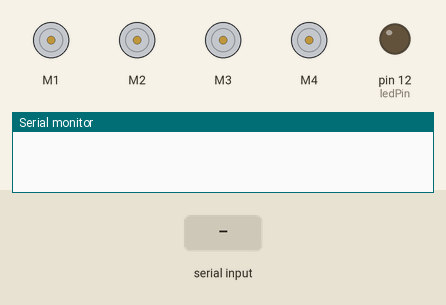
Simulated run of this sketch. Board: Arduino Mega 2560, built with avr-gcc and run on an emulated ATmega2560. Shown: 4 × DC motor (green arrow = forward, orange = backward, longer = faster), output pins drawn as LEDs (lit = HIGH), the last lines printed to the serial monitor. Inputs (shaded band) come from the test bench.

Above: at 1.2 s.
1.3 s: "90,45,200\n" received over the second serial link
At 1.9 s:
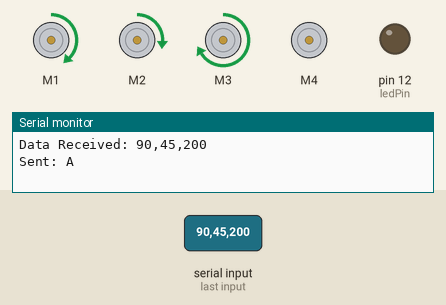
2.9 s: "90,45\n" received over the second serial link
At 4.2 s:
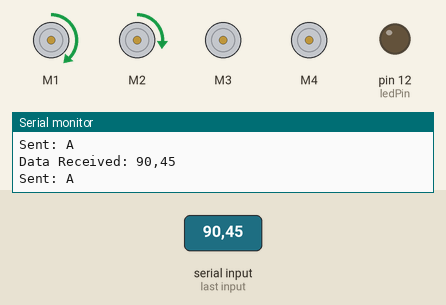
4.5 s: "30,150,10,200\n" received over the second serial link
At 5.5 s:
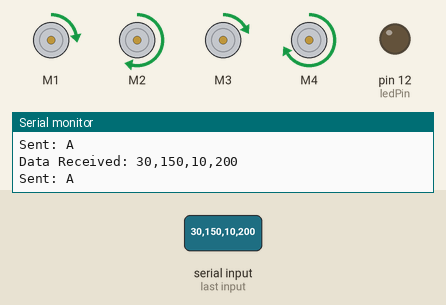
6.1 s: "90\n" received over the second serial link
At 6.7 s:
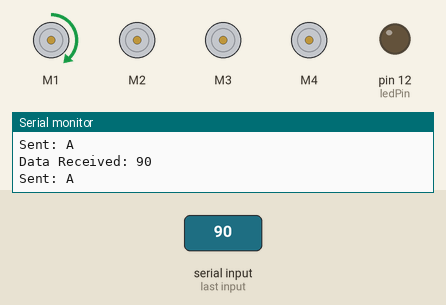
7.7 s: "30,150,10\n" received over the second serial link
At 9.0 s:
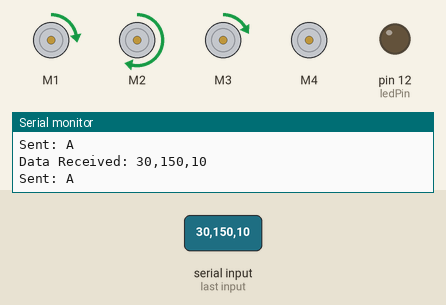
9.3 s: "200\n" received over the second serial link
At 10.3 s:
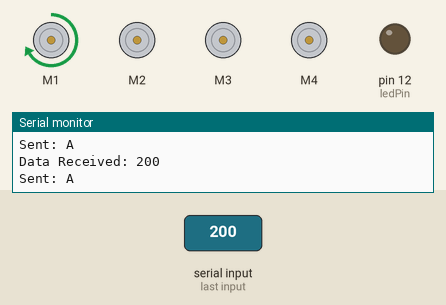
Timing chart, 0 to 11.9 s (numbered marks = the images above; inputs shaded):
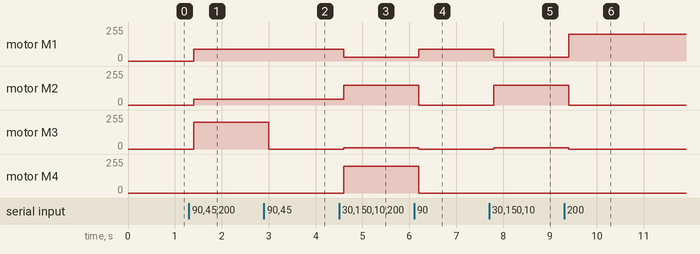

Measured:
- after the input at 1.3 s, motor M1: stopped → forward 90/255 after 0.10 s; motor M2: stopped → forward 45/255 after 0.10 s; motor M3: stopped → forward 200/255 after 0.10 s
- after the input at 2.9 s, motor M3: forward 200/255 → stopped after 0.10 s
- after the input at 4.5 s, motor M1: forward 90/255 → forward 30/255 after 0.10 s; motor M2: forward 45/255 → forward 150/255 after 0.10 s; motor M3: stopped → forward 10/255 after 0.10 s; motor M4: stopped → forward 200/255 after 0.10 s
- after the input at 6.1 s, motor M1: forward 30/255 → forward 90/255 after 0.10 s; motor M2: forward 150/255 → stopped after 0.10 s; motor M3: forward 10/255 → stopped after 0.10 s; motor M4: forward 200/255 → stopped after 0.10 s
- after the input at 7.7 s, motor M1: forward 90/255 → forward 30/255 after 0.10 s; motor M2: stopped → forward 150/255 after 0.10 s; motor M3: stopped → forward 10/255 after 0.10 s
- after the input at 9.3 s, motor M1: forward 30/255 → forward 200/255 after 0.10 s; motor M2: forward 150/255 → stopped after 0.10 s; motor M3: forward 10/255 → stopped after 0.10 s

The sketch:

teleOpOmniCar.ino
```cpp
/*
 * TeleOp code for an "Omni wheel" type car with 4 motors.
 * A driver station sends motor speed data to the car via bluetooth.
 * Data arrives on the serial port as 4 comma separated substrings:
 * "str1,str2,str3,str4", with substrings representing the speed of
 * each motor in a range from -255 to +255,
 * where -255 is full speed reverse and +255 is full speed forward.
 *
 * Code is based on the SerialCallReponseASCII tutorial online at:
 * https://www.arduino.cc/en/Tutorial/SerialCallResponseASCII
 * Bluetooth configuration was well explained by the article at the following link:
 * http://howtomechatronics.com/tutorials/arduino/how-to-configure-pair-two-hc-05-bluetooth-module-master-slave-commands/
*/

#include <Wire.h>
#include <Adafruit_MotorShield.h>
#include "utility/Adafruit_MS_PWMServoDriver.h"
#define ledPin 12

Adafruit_MotorShield AFMS = Adafruit_MotorShield();
Adafruit_DCMotor *mtr1 = AFMS.getMotor(1); // mtr1 is a pointer
Adafruit_DCMotor *mtr2 = AFMS.getMotor(2);
Adafruit_DCMotor *mtr3 = AFMS.getMotor(3);
Adafruit_DCMotor *mtr4 = AFMS.getMotor(4);

int spd1; // motor 1 speed
int spd2; // motor 2 speed
int spd3; // motor 3 speed
int spd4; // motor 4 speed

void setup()
{
  Serial.begin(9600); // For diagnostic communication w/ IDE
  pinMode(ledPin, OUTPUT);
  digitalWrite(ledPin, LOW);
  Serial2.begin(9600); // For BlueTooth communication w/ controller
  Serial2.setTimeout(50);
  while (!Serial2) {
    ; // wait for serial port to connect.
  }
  AFMS.begin();
  mtr1->setSpeed(0); // use '->' (not '.') because mtr1 is a pointer
  mtr2->setSpeed(0);
  mtr3->setSpeed(0);
  mtr4->setSpeed(0);
}

void loop() {
  digitalWrite(ledPin, LOW);
  // Serial.println("In loop");
  // Read serial input:
  if (Serial2.available() > 0) {
    delay(50); // give time for entire string to arrive
    //Serial.println("Serial2 available");
    String inString = Serial2.readString();
    Serial.print("Data Received: ");
    Serial.println(inString);
    String str1 = getSubString(inString, ',', 0);
    String str2 = getSubString(inString, ',', 1);
    String str3 = getSubString(inString, ',', 2);
    String str4 = getSubString(inString, ',', 3);
    int spd1 = str1.toInt();
    int spd2 = str2.toInt();
    int spd3 = str3.toInt();
    int spd4 = str4.toInt();
    if (spd1 < 0) {
      mtr1->run(BACKWARD);
    }
    else {
      mtr1->run(FORWARD);
    }
    if (spd2 < 0) {
      mtr2->run(BACKWARD);
    }
    else {
      mtr2->run(FORWARD);
    }
    if (spd3 < 0) {
      mtr3->run(BACKWARD);
    }
    else {
      mtr3->run(FORWARD);
    }
    if (spd4 < 0) {
      mtr4->run(BACKWARD);
    }
    else {
      mtr4->run(FORWARD);
    }
    if (spd1 > 255) {
      spd1 = 255;
    }
    if (spd1 < -255) {
      spd1 = -255;
    }
    if (spd2 > 255) {
      spd2 = 255;
    }
    if (spd2 < -255) {
      spd2 = -255;
    }
    if (spd3 > 255) {
      spd3 = 255;
    }
    if (spd3 < -255) {
      spd3 = -255;
    }
    if (spd4 > 255) {
      spd4 = 255;
    }
    if (spd4 < -255) {
      spd4 = -255;
    }
    mtr1->setSpeed(abs(spd1));
    mtr2->setSpeed(abs(spd2));
    mtr3->setSpeed(abs(spd3));
    mtr4->setSpeed(abs(spd4));
    // Send a character to ask for more data
    Serial2.println("A");
    Serial2.flush();
    Serial.print("Sent: ");
    Serial.println("A");
  }
}

// Split string into substrings, return substring by index
String getSubString(String data, char separator, int index) {
  int found = 0;
  int strIndex[] = { 0, -1 };
  int maxIndex = data.length() - 1;
  for (int i = 0; i <= maxIndex && found <= index; i++) {
    if (data.charAt(i) == separator || i == maxIndex) {
      found++;
      strIndex[0] = strIndex[1] + 1;
      strIndex[1] = (i == maxIndex) ? i+1 : i;
    }
  }
  return found > index ? data.substring(strIndex[0], strIndex[1]) : "";
}

// Debugging tool to show that code reached the point where this is called
void flashLED() {
  digitalWrite(ledPin, HIGH);
  delay(200);
  digitalWrite(ledPin, LOW);
  delay(200);
}
```
